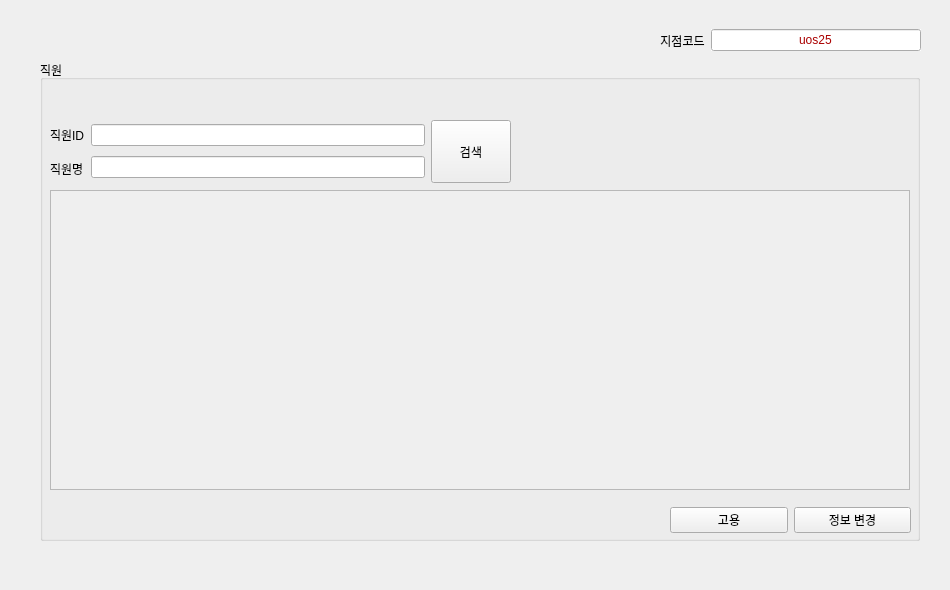
   <widget class="QWidget" name="page_2">
    <widget class="QWidget" name="widget_2" native="true">
     <property name="enabled">
      <bool>true</bool>
     </property>
     <property name="geometry">
      <rect>
       <x>0</x>
       <y>0</y>
       <width>941</width>
       <height>581</height>
      </rect>
     </property>
     <property name="autoFillBackground">
      <bool>false</bool>
     </property>
     <widget class="QWidget" name="horizontalLayoutWidget_4">
      <property name="geometry">
       <rect>
        <x>660</x>
        <y>20</y>
        <width>261</width>
        <height>41</height>
       </rect>
      </property>
      <layout class="QHBoxLayout" name="horizontalLayout_3">
       <item>
        <widget class="QLabel" name="label_14">
         <property name="enabled">
          <bool>true</bool>
         </property>
         <property name="text">
          <string>지점코드</string>
         </property>
         <property name="alignment">
          <set>Qt::AlignCenter</set>
         </property>
        </widget>
       </item>
       <item>
        <widget class="QLineEdit" name="lineEdit_4">
         <property name="enabled">
          <bool>true</bool>
         </property>
         <property name="palette">
          <palette>
           <active>
            <colorrole role="Text">
             <brush brushstyle="SolidPattern">
              <color alpha="255">
               <red>170</red>
               <green>0</green>
               <blue>0</blue>
              </color>
             </brush>
            </colorrole>
           </active>
           <inactive>
            <colorrole role="Text">
             <brush brushstyle="SolidPattern">
              <color alpha="255">
               <red>170</red>
               <green>0</green>
               <blue>0</blue>
              </color>
             </brush>
            </colorrole>
           </inactive>
           <disabled>
            <colorrole role="Text">
             <brush brushstyle="SolidPattern">
              <color alpha="255">
               <red>120</red>
               <green>120</green>
               <blue>120</blue>
              </color>
             </brush>
            </colorrole>
           </disabled>
          </palette>
         </property>
         <property name="autoFillBackground">
          <bool>true</bool>
         </property>
         <property name="text">
          <string>uos25</string>
         </property>
         <property name="alignment">
          <set>Qt::AlignCenter</set>
         </property>
         <property name="readOnly">
          <bool>true</bool>
         </property>
        </widget>
       </item>
      </layout>
     </widget>
     <widget class="QGroupBox" name="groupBox_8">
      <property name="geometry">
       <rect>
        <x>40</x>
        <y>60</y>
        <width>880</width>
        <height>481</height>
       </rect>
      </property>
      <property name="title">
       <string>직원</string>
      </property>
      <property name="flat">
       <bool>true</bool>
      </property>
      <widget class="QScrollArea" name="scrollArea">
       <property name="geometry">
        <rect>
         <x>10</x>
         <y>130</y>
         <width>860</width>
         <height>300</height>
        </rect>
       </property>
       <property name="widgetResizable">
        <bool>true</bool>
       </property>
       <widget class="QWidget" name="scrollAreaWidgetContents_5">
        <property name="geometry">
         <rect>
          <x>0</x>
          <y>0</y>
          <width>858</width>
          <height>298</height>
         </rect>
        </property>
        <widget class="QWidget" name="gridLayoutWidget">
         <property name="geometry">
          <rect>
           <x>0</x>
           <y>0</y>
           <width>861</width>
           <height>291</height>
          </rect>
         </property>
         <layout class="QGridLayout" name="gridLayout"/>
        </widget>
       </widget>
      </widget>
      <widget class="QWidget" name="horizontalLayoutWidget_14">
       <property name="geometry">
        <rect>
         <x>10</x>
         <y>60</y>
         <width>461</width>
         <height>63</height>
        </rect>
       </property>
       <layout class="QHBoxLayout" name="horizontalLayout_29">
        <item>
         <layout class="QVBoxLayout" name="verticalLayout_12">
          <item>
           <widget class="QLabel" name="label_24">
            <property name="enabled">
             <bool>true</bool>
            </property>
            <property name="text">
             <string>직원ID</string>
            </property>
            <property name="alignment">
             <set>Qt::AlignLeading|Qt::AlignLeft|Qt::AlignVCenter</set>
            </property>
           </widget>
          </item>
          <item>
           <widget class="QLabel" name="label_27">
            <property name="enabled">
             <bool>true</bool>
            </property>
            <property name="autoFillBackground">
             <bool>false</bool>
            </property>
            <property name="text">
             <string>직원명</string>
            </property>
            <property name="alignment">
             <set>Qt::AlignLeading|Qt::AlignLeft|Qt::AlignVCenter</set>
            </property>
           </widget>
          </item>
         </layout>
        </item>
        <item>
         <layout class="QVBoxLayout" name="verticalLayout_13">
          <item>
           <widget class="QLineEdit" name="lineEdit_20"/>
          </item>
          <item>
           <widget class="QLineEdit" name="lineEdit_21"/>
          </item>
         </layout>
        </item>
        <item>
         <widget class="QPushButton" name="pushButton_47">
          <property name="sizePolicy">
           <sizepolicy hsizetype="Minimum" vsizetype="MinimumExpanding">
            <horstretch>0</horstretch>
            <verstretch>0</verstretch>
           </sizepolicy>
          </property>
          <property name="text">
           <string>검색</string>
          </property>
         </widget>
        </item>
       </layout>
      </widget>
      <widget class="QWidget" name="horizontalLayoutWidget_22">
       <property name="geometry">
        <rect>
         <x>630</x>
         <y>440</y>
         <width>241</width>
         <height>41</height>
        </rect>
       </property>
       <layout class="QHBoxLayout" name="horizontalLayout_38">
        <item>
         <widget class="QPushButton" name="pushButton_21">
          <property name="text">
           <string>고용</string>
          </property>
         </widget>
        </item>
        <item>
         <widget class="QPushButton" name="pushButton_22">
          <property name="text">
           <string>정보 변경</string>
          </property>
         </widget>
        </item>
       </layout>
      </widget>
     </widget>
     <zorder>groupBox_8</zorder>
     <zorder>horizontalLayoutWidget_4</zorder>
    </widget>
   </widget>
